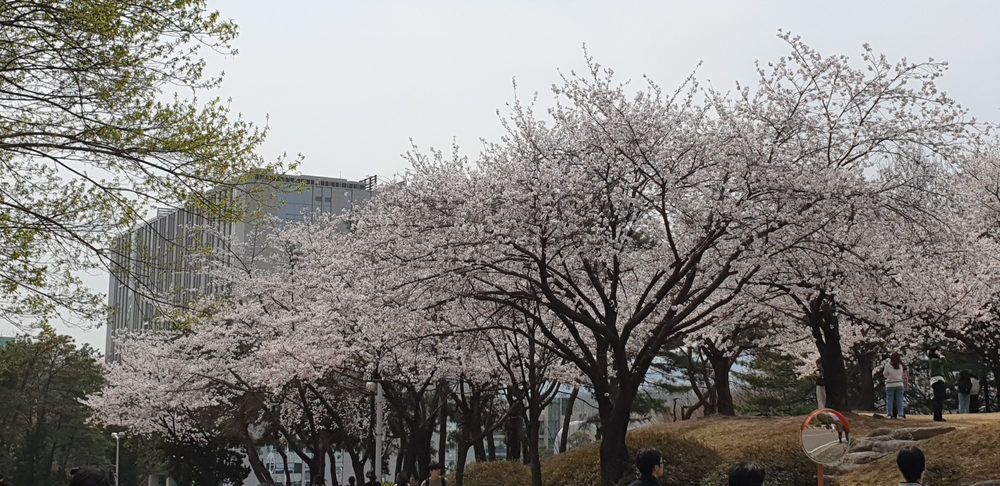
#> input picture Chanwook/examples/input/campus_trees.jpg.png, 1000 x 486 px, shrunk from 1613 x 784 before the run
$ python main.py   (older library calls are emulated)
#> lines starting #> are read from the running program, lines starting #| are printed output that depends on the picture; after the words box and inside, x2 and y2 are one past the last pixel; in counts of white or black regions, pixels touching at a corner belong together
import cv2
import numpy as np
import matplotlib.pyplot as plt
import os

input_path = "examples/input/campus_trees.jpg.png"


def main():
    img = cv2.imread(input_path)
#> img is the input picture: shape (486, 1000, 3); mean B, G, R 126.6, 130.1, 133.2
    if img is None:
        raise FileNotFoundError(f"이미지를 읽을 수 없습니다: {input_path}")

    rgb = cv2.cvtColor(img, cv2.COLOR_BGR2RGB)
    hsv = cv2.cvtColor(img, cv2.COLOR_BGR2HSV)
#> hsv: shape (486, 1000, 3); mean H, S, V 44.7, 29.1, 135.1
    h, s, v = cv2.split(hsv)

    height, width = rgb.shape[:2]
#> height = 486; width = 1000

    sky_mask = cv2.inRange(
        hsv,
        (0, 0, 190),
        (179, 70, 255)
    )
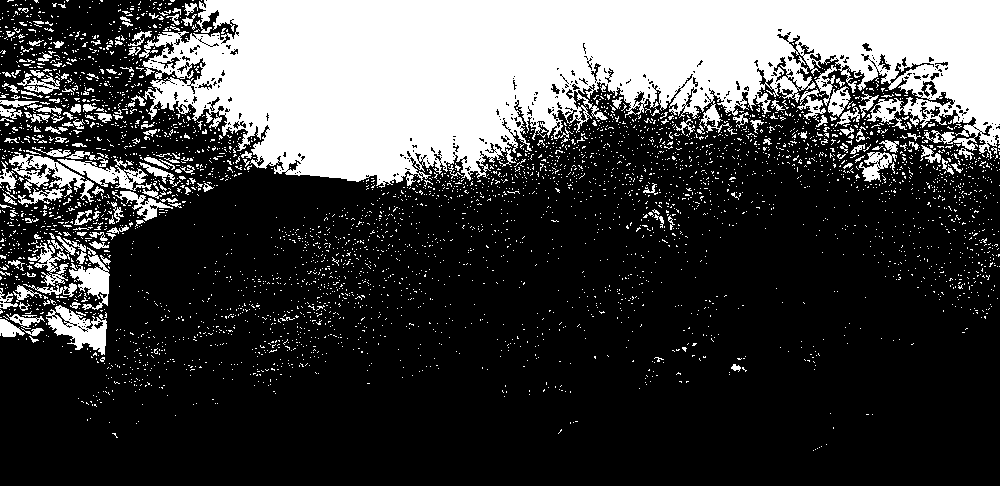
#> sky_mask: shape (486, 1000); 26.8% white; 4156 white regions (3992 under 20 px), largest, box (x1, y1, x2, y2) and area: (139, 0, 1000, 188) 102059, (46, 305, 107, 355) 1434, (9, 152, 94, 202) 1350

    gray = cv2.cvtColor(img, cv2.COLOR_BGR2GRAY)
    lap = cv2.Laplacian(gray, cv2.CV_64F, ksize=3)
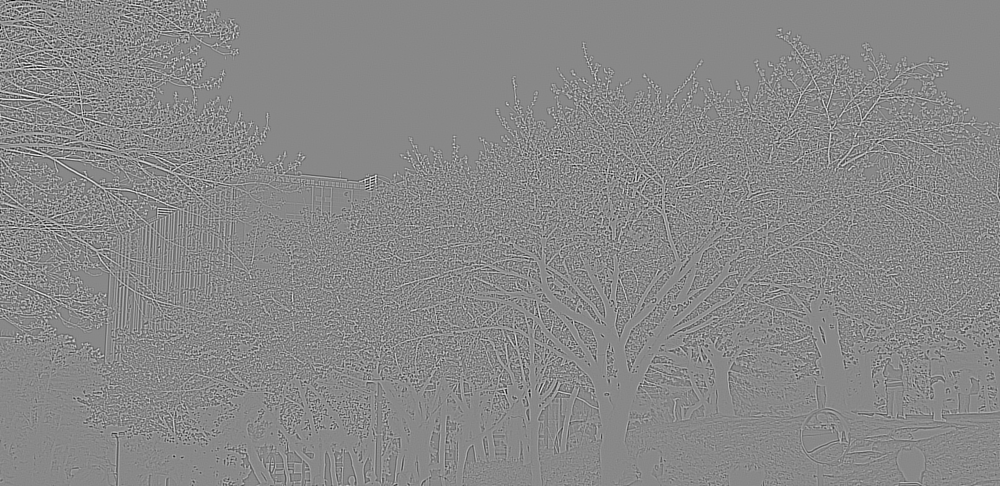
#> lap: shape (486, 1000) float64; min -1268, max 1102, mean 0; drawn with min black and max white
    lap_abs = np.absolute(lap)
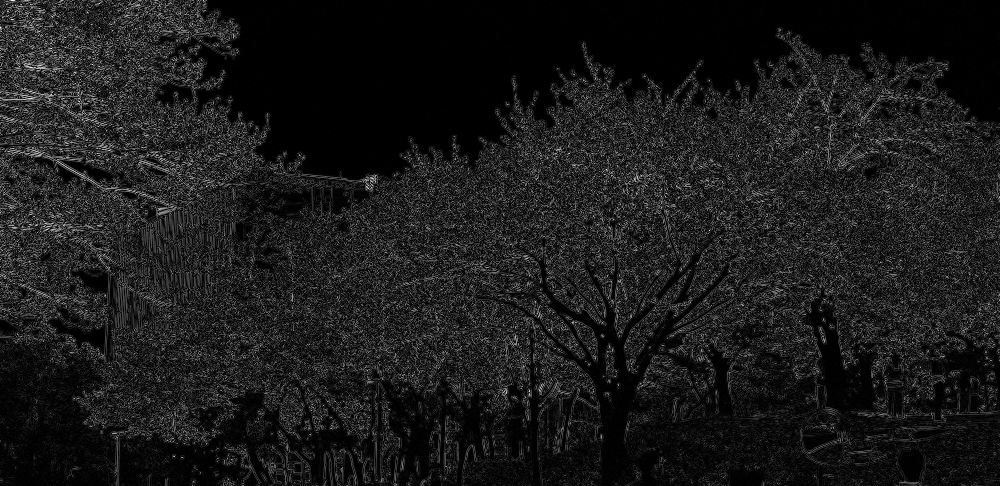
#> lap_abs: shape (486, 1000) float64; min 0, max 1268, mean 133.7; drawn with min black and max white
    lap_norm = cv2.normalize(lap_abs, None, 0, 255, cv2.NORM_MINMAX).astype(np.uint8)
    _, texture_mask = cv2.threshold(lap_norm, 35, 255, cv2.THRESH_BINARY)
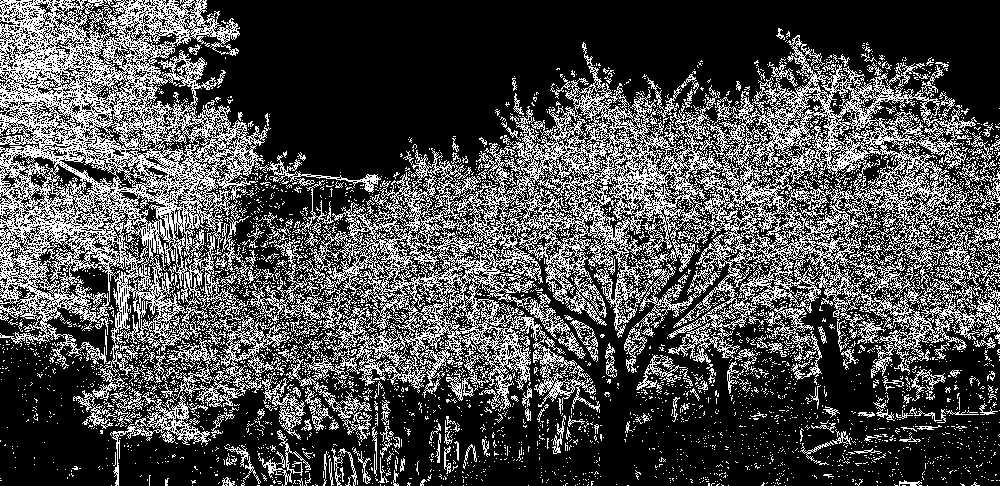
#> texture_mask: shape (486, 1000); 29.9% white in thin lines or dots

    green_mask = cv2.inRange(
        hsv,
        (25, 40, 40),
        (90, 255, 255)
    )
#> green_mask: shape (486, 1000); 4.6% white; 710 white regions (607 under 20 px), largest, box (x1, y1, x2, y2) and area: (0, 321, 117, 452) 5400, (58, 0, 162, 42) 2029, (139, 106, 230, 165) 1780
    brown_mask = cv2.inRange(
        hsv,
        (5, 30, 20),
        (30, 255, 200)
    )
#> brown_mask: shape (486, 1000); 26.1% white; 3266 white regions (2958 under 20 px), largest, box (x1, y1, x2, y2) and area: (0, 183, 1000, 486) 91976, (129, 115, 242, 185) 1928, (174, 167, 285, 225) 1673
    flower_mask = cv2.inRange(
        hsv,
        (0, 5, 200),
        (179, 130, 255)
    )
#> flower_mask: shape (486, 1000); 19.2% white; 3667 white regions (3605 under 20 px), largest, box (x1, y1, x2, y2) and area: (150, 0, 1000, 159) 79931, (69, 268, 109, 295) 545, (870, 101, 901, 122) 296

    color_mask = cv2.bitwise_or(green_mask, brown_mask)
#> color_mask: shape (486, 1000); 27.9% white; 3166 white regions (2876 under 20 px), largest, box (x1, y1, x2, y2) and area: (0, 183, 1000, 486) 96970, (83, 106, 285, 225) 5481, (24, 0, 162, 46) 2555
    color_mask = cv2.bitwise_or(color_mask, flower_mask)
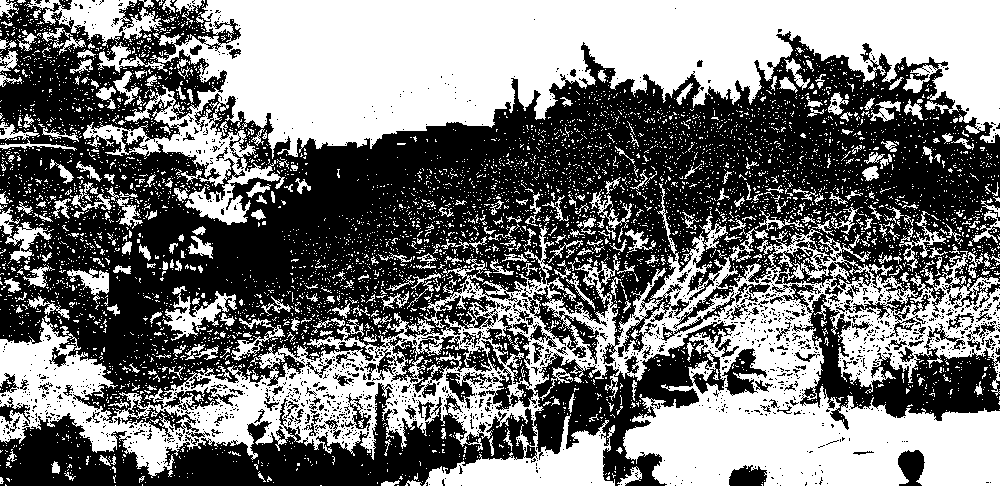
#> color_mask: shape (486, 1000); 47% white; 5826 white regions (5487 under 20 px), largest, box (x1, y1, x2, y2) and area: (0, 183, 1000, 486) 97257, (83, 0, 1000, 225) 86931, (24, 0, 162, 46) 2824

    sky_inv = cv2.bitwise_not(sky_mask)
    candidate = cv2.bitwise_and(texture_mask, color_mask)
#> candidate: shape (486, 1000); 9.4% white in thin lines or dots
    candidate = cv2.bitwise_and(candidate, sky_inv)
#> candidate: shape (486, 1000); 7.8% white in thin lines or dots

    row_mask = np.zeros_like(candidate)
    row_mask[0:int(height * 0.8), :] = 255
    candidate = cv2.bitwise_and(candidate, row_mask)
#> candidate: shape (486, 1000); 6.6% white in thin lines or dots, all inside (x1, y1, x2, y2) = (0, 0, 1000, 388)

    kernel = np.ones((5, 5), np.uint8)
    mask = cv2.morphologyEx(candidate, cv2.MORPH_CLOSE, kernel, iterations=2)
#> mask: shape (486, 1000); 34.6% white; 154 white regions (137 under 20 px), largest, box (x1, y1, x2, y2) and area: (0, 121, 1000, 388) 135735, (0, 0, 311, 226) 24474, (0, 184, 213, 299) 6730
    mask = cv2.morphologyEx(mask, cv2.MORPH_OPEN, kernel, iterations=1)
#> mask: shape (486, 1000); 33.8% white; 23 white regions, largest, box (x1, y1, x2, y2) and area: (0, 133, 1000, 388) 132360, (0, 0, 287, 224) 23118, (0, 187, 143, 292) 5063
    _, mask_bin = cv2.threshold(mask, 0, 255, cv2.THRESH_BINARY)


    gray_bg = cv2.cvtColor(img, cv2.COLOR_BGR2GRAY)
    gray_bg = cv2.cvtColor(gray_bg, cv2.COLOR_GRAY2RGB)

    inv_mask = cv2.bitwise_not(mask_bin)
    bg = cv2.bitwise_and(gray_bg, gray_bg, mask=inv_mask)
    fg = cv2.bitwise_and(rgb, rgb, mask=mask_bin)
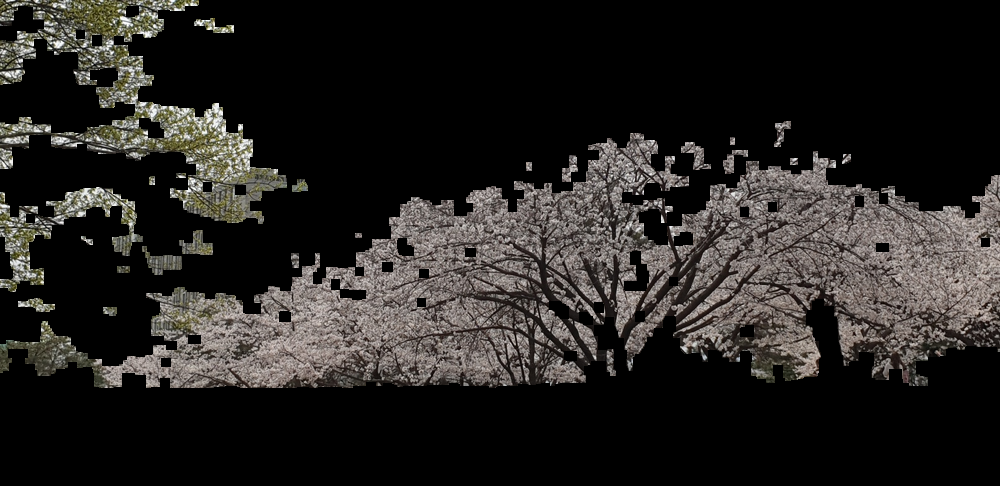
#> fg: shape (486, 1000, 3); mean R, G, B 38.2, 35.9, 33.7
    result = cv2.add(bg, fg)
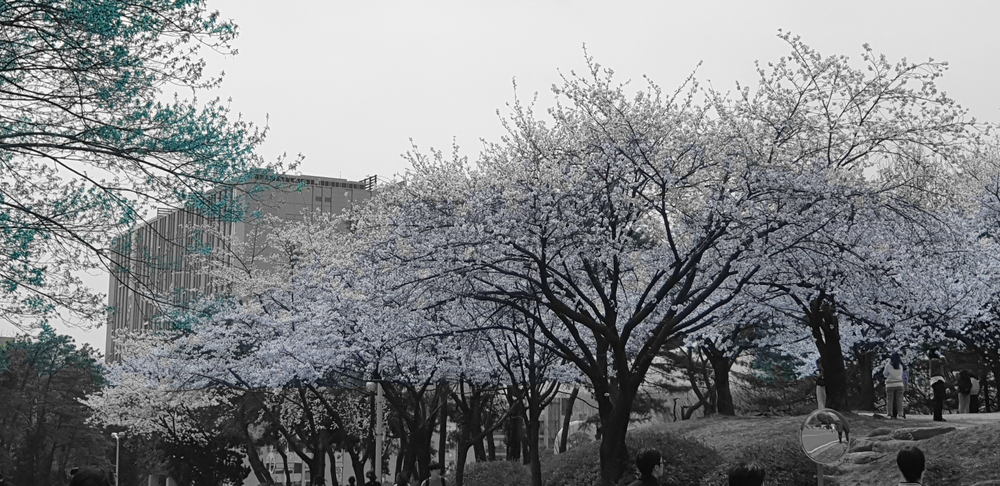
#> result: shape (486, 1000, 3); mean B, G, R 132.4, 130.2, 128

    plt.figure(figsize=(15, 5))

    plt.subplot(1, 3, 1)
    plt.title("Original")
    plt.imshow(rgb)
    plt.axis("off")

    plt.subplot(1, 3, 2)
    plt.title("Mask (Tree + Blossoms)")
    plt.imshow(mask_bin, cmap="gray")
    plt.axis("off")

    plt.subplot(1, 3, 3)
    plt.title("Tree Segmentation")
    plt.imshow(result)
    plt.axis("off")

    plt.tight_layout()
    plt.show()
#> figure, not shown here; B, G, R data is drawn as R, G, B


    os.makedirs("images", exist_ok=True)

    cv2.imwrite("images/original_campus_trees.png", img)

    cv2.imwrite("images/mask_campus_trees.png", mask_bin)

    result_bgr = cv2.cvtColor(result, cv2.COLOR_RGB2BGR)
    cv2.imwrite("images/segmentation_campus_trees.png", result_bgr)

if __name__ == "__main__":
    main()
